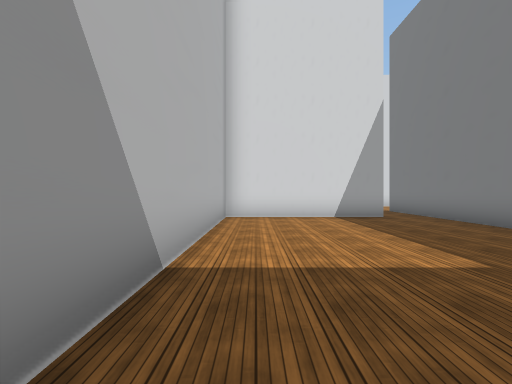
View 1 (above)

24 first-person views from a walk through a scene from a Unity 3-D project. The camera is 1.5 m above the floor, looks level and sees 90° across. The floor is counted in squares, 2 m on a side. Each view is taken from the middle of a square. On the plan, view 1 faces up. The plan holds only what a view shows up to about 9 squares ahead; the rest is blank. The place goes on beyond the plan. The player character is not drawn. Some surface patterns are stand-ins.

View 2
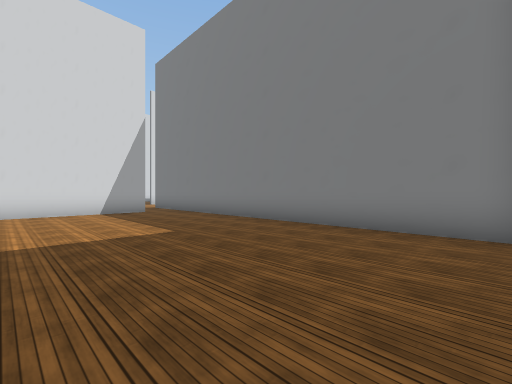

View 3
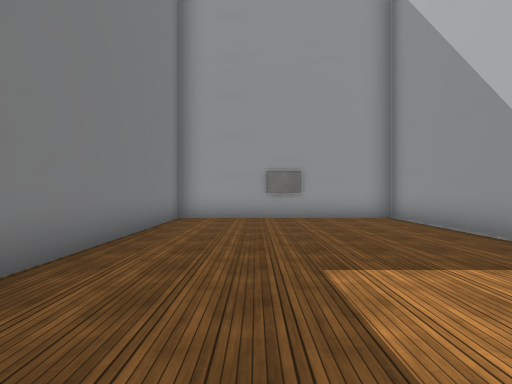

View 4
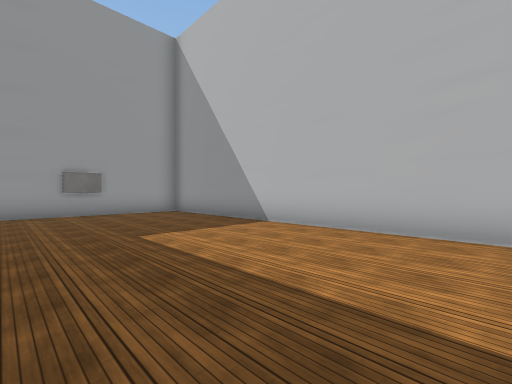

View 5
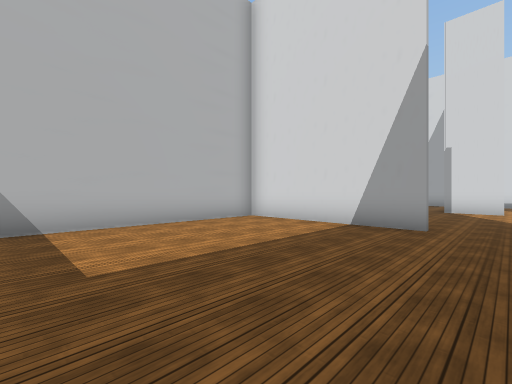

View 6
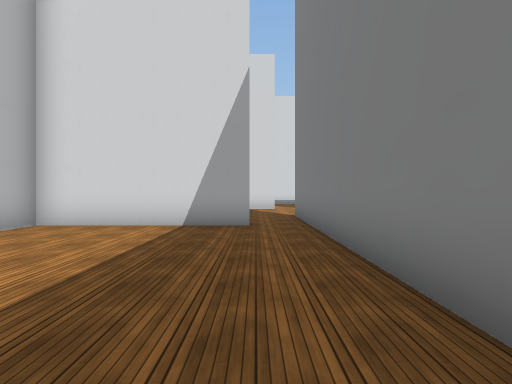

View 7
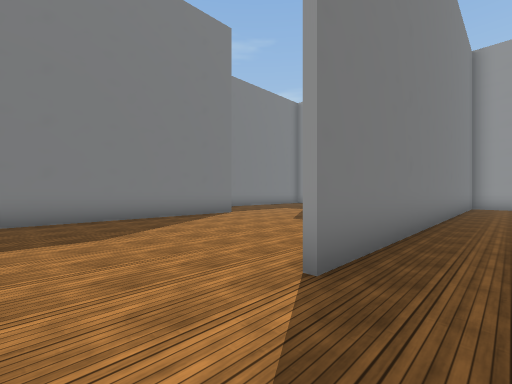

View 8
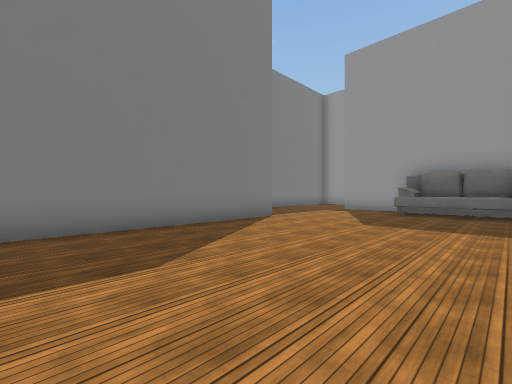

View 9
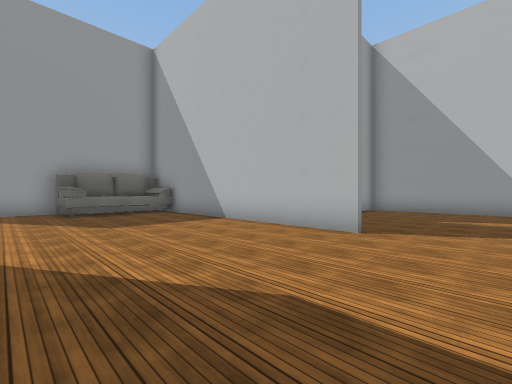

View 10
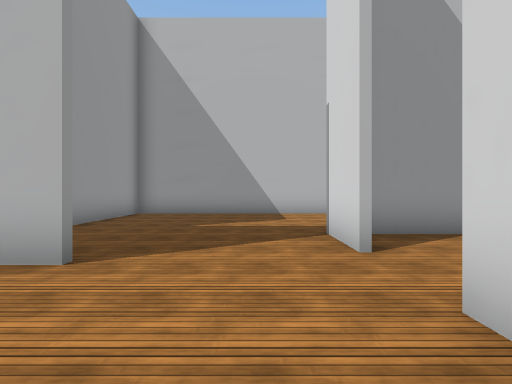

View 11
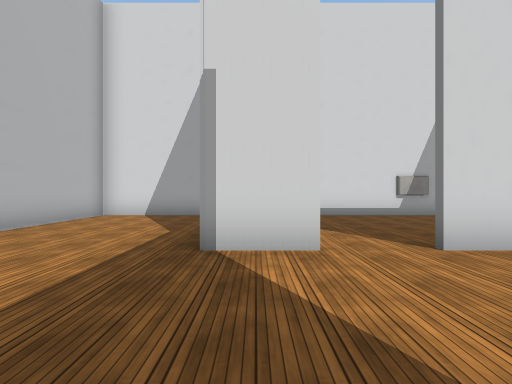

View 12
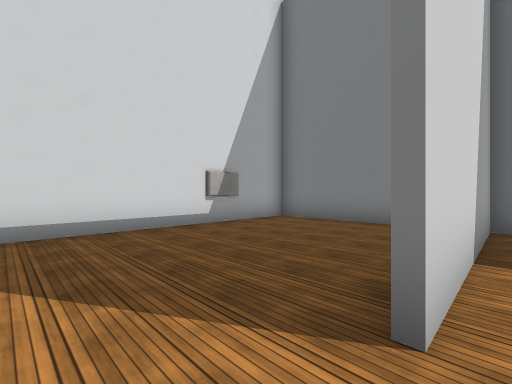

View 13
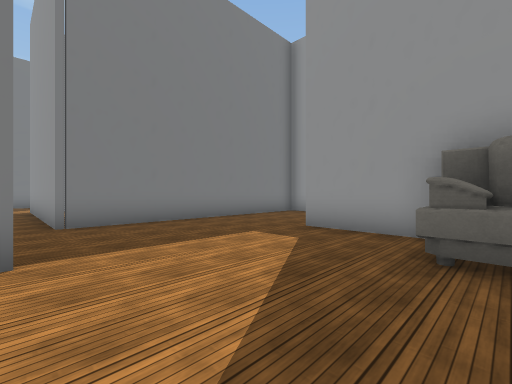

View 14
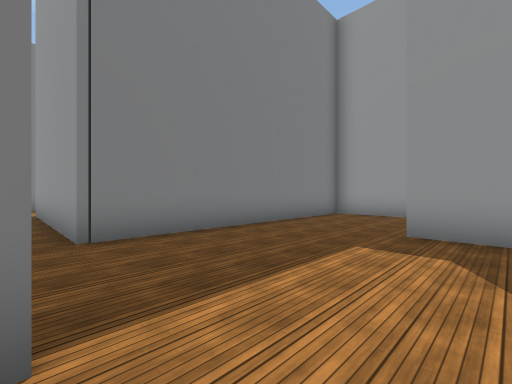

View 15
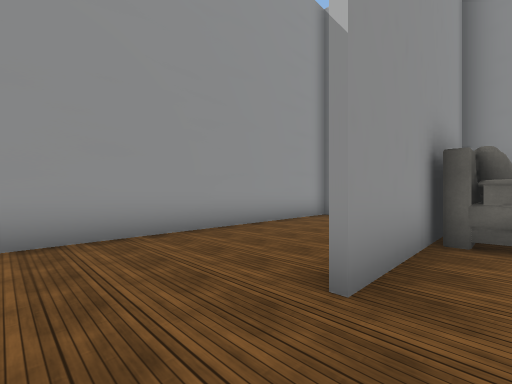

View 16
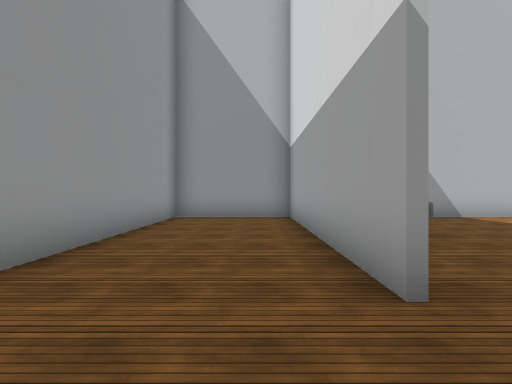

View 17
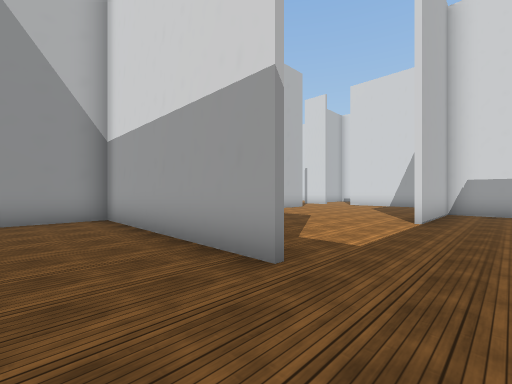

View 18
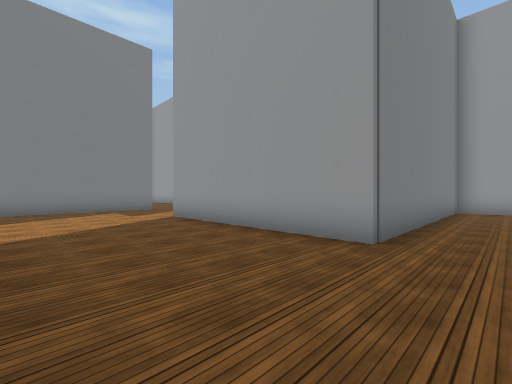

View 19
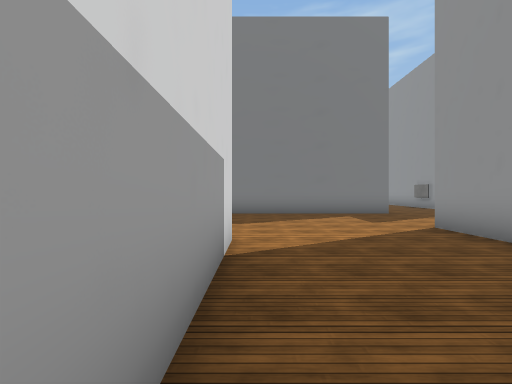

View 20
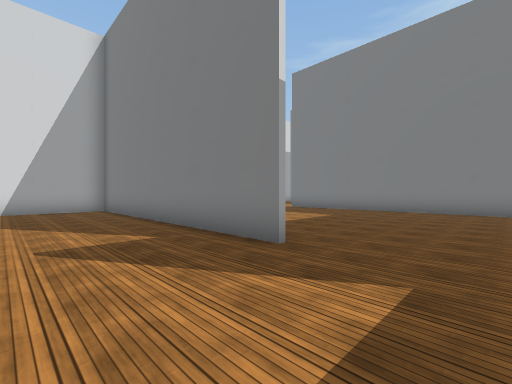

View 21
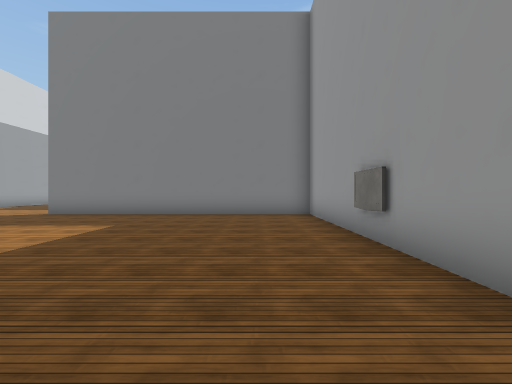

View 22
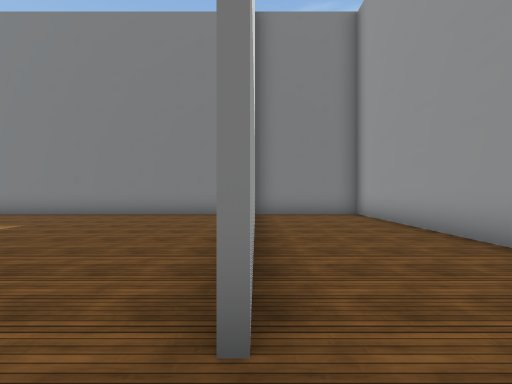

View 23
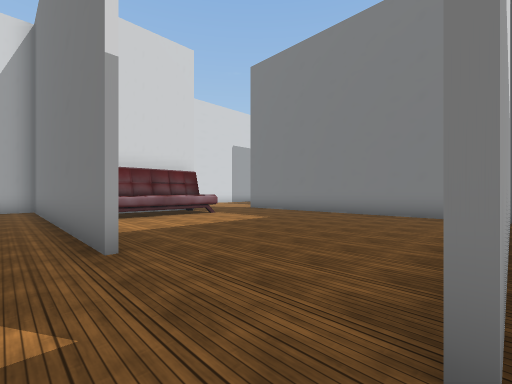

View 24
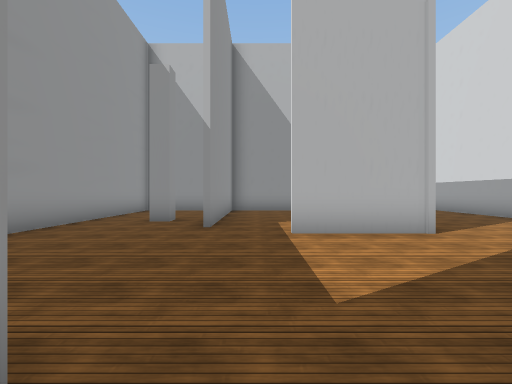

### Floor plan
Ten units are one square. View 1 is at (0, 0); x grows to the right and y downward. Boxes are objects, and circles mark ways between rooms. Rooms are numbered by the first view taken in them; rooms with no view inside come last. Other rooms are left out.
<svg viewBox="-14 -187 335 216">
<path fill="none" stroke="#000" d="M39 -77 -9 -77 -9 24 52 24 52 -76M49 -133 32 -133M52 -76 52 -101M22 -182 -9 -182 -9 -79 22 -79M114 -59 114 -133 64 -133M78 -12 114 -12M54 -101 54 -39M144 -5 144 -52M84 -182 50 -182M34 -158 34 -140M114 -149 114 -182 94 -182M112 -10 54 -10 54 24 144 24 144 -5M239 -44 239 -126M260 -10 241 -10M241 -12 316 -12M264 24 316 24 316 -100M235 -133 210 -133M189 -94 154 -94M144 -52 204 -52 204 -26M160 24 205 24M130 -94 115 -94 115 -59"/>
<rect x="55" y="-35" width="30" height="20" fill="#bbb"><title>other object</title></rect>
<rect x="245" y="-105" width="40" height="20" fill="#bbb"><title>other object</title></rect>
<circle cx="40" cy="-80" r="3" fill="#2a7"/>
<circle cx="50" cy="-20" r="3" fill="#2a7"/>
<circle cx="55" cy="-115" r="3" fill="#2a7"/>
<circle cx="55" cy="-130" r="3" fill="#2a7"/>
<circle cx="125" cy="-10" r="3" fill="#2a7"/>
<circle cx="125" cy="-50" r="3" fill="#2a7"/>
<text x="20" y="-20">1</text>
<text x="20" y="-120">2</text>
<text x="90" y="-60">3</text>
<text x="70" y="-150">4</text>
<text x="90" y="10">5</text>
<text x="300" y="-60">6</text>
</svg>
Room 1 opens to room 2. Room 1 opens to room 3. Room 2 opens to room 3. Room 2 opens to room 4. Room 3 opens to room 5. Room 3 opens to room 6.

Where each view was taken, in squares from view 1:
view 1: 0 up, 0 right, facing up
view 2: 2 down, 0 right, facing up-right
view 3: 5 up, 3 right, facing down
view 4: 7 up, 4 right, facing down-left
view 5: 2 up, 5 right, facing up-left
view 6: 2 up, 4 right, facing up
view 7: 12 up, 4 right, facing down-right
view 8: 12 up, 6 right, facing down-right
view 9: 12 up, 10 right, facing down-left
view 10: 12 up, 8 right, facing left
view 11: 10 up, 4 right, facing up
view 12: 13 up, 5 right, facing up-right
view 13: 6 up, 8 right, facing down-right
view 14: 6 up, 10 right, facing down-right
view 15: 2 up, 13 right, facing down-left
view 16: 0 up, 13 right, facing left
view 17: 1 down, 13 right, facing up-left
view 18: 9 up, 13 right, facing down-right
view 19: 9 up, 15 right, facing right
view 20: 2 up, 21 right, facing up-right
view 21: 3 up, 23 right, facing right
view 22: 1 up, 23 right, facing right
view 23: 1 up, 23 right, facing up-right
view 24: 2 up, 25 right, facing left
